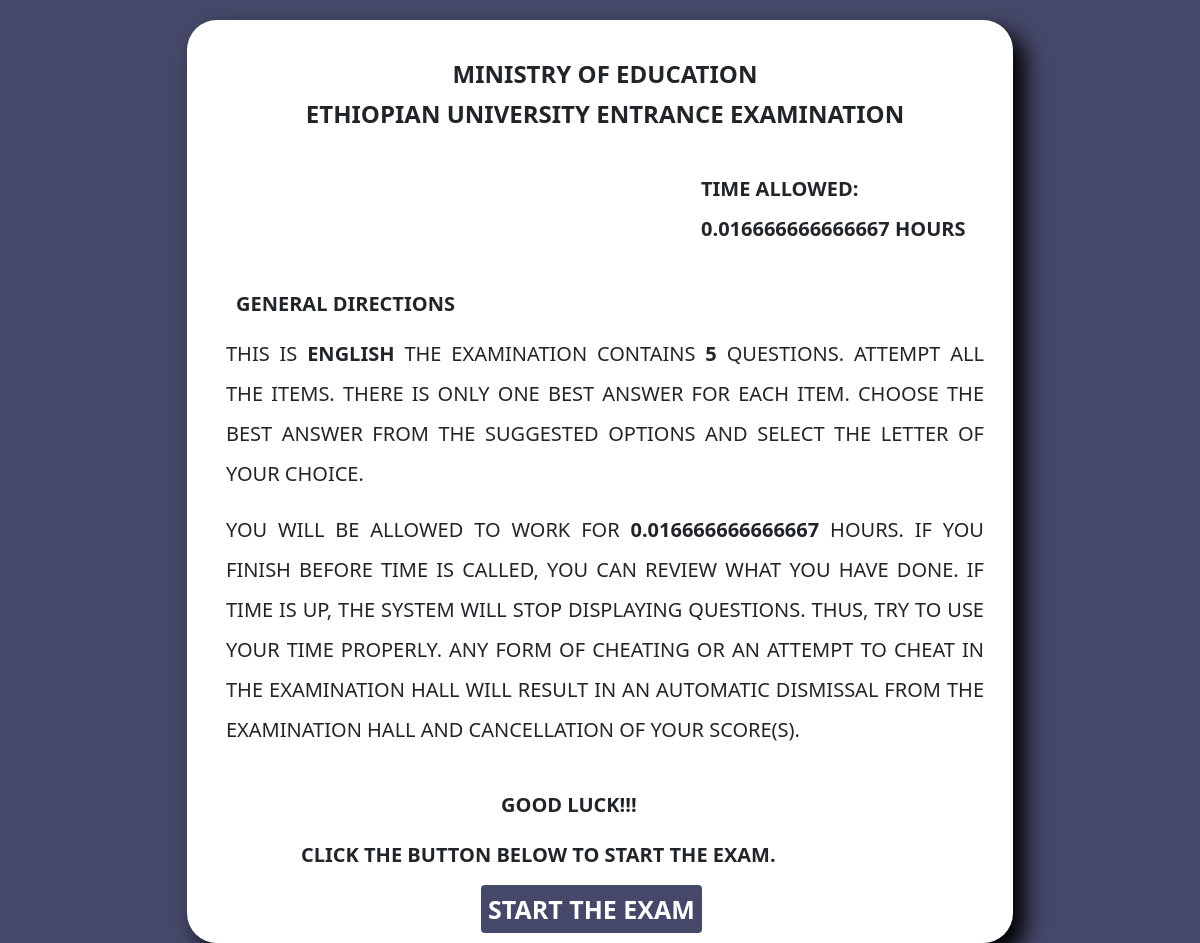
Screenshot of /exam_rule.php?subject=Eng with the database file from the repository.
### tables this page shows
CREATE TABLE `exam` (
  `Exam_id` varchar(7) NOT NULL,
  `Exam_name` varchar(35) NOT NULL,
  `No_of_ques` int(11) NOT NULL,
  `Stream` varchar(11) NOT NULL,
  `Time` int(11) NOT NULL,
  `Status` tinyint(4) NOT NULL DEFAULT 0
);

### exam_rule.php (the view, shortened to what this page needs)
<?php
include 'connection.php';
$user = $_GET['user'];
$id = $_GET['subject'];
$query = "SELECT * FROM exam WHERE Exam_id = '$id'";
$result = mysqli_query($conn, $query);
$exam = mysqli_fetch_assoc($result);
?>
<!DOCTYPE html>
<html>
<head>
    <link href="https://cdn.jsdelivr.net/npm/bootstrap@5.3.0-alpha1/dist/css/bootstrap.min.css" rel="stylesheet"
>
    <link href="css/exam.css" rel="stylesheet">
</head>
<body style="background-color: #454868;">
    <section>
        <div class="container">
            <div class="row gx-0">
                <div class="rule">
                    <h4> MINISTRY OF EDUCATION <br> ETHIOPIAN UNIVERSITY ENTRANCE EXAMINATION </h4>
                    <h5> TIME ALLOWED:
                        <?php echo ($exam['Time']) / 60; ?> HOURS
                    </h5>
                    <h6> GENERAL DIRECTIONS </h6>
                    <p> THIS IS <span>
                            <?php echo strtoupper($exam['Exam_name']); ?>
                        </span> THE EXAMINATION CONTAINS <span>
                            <?php echo $exam['No_of_ques']; ?>
                        </span> QUESTIONS.
                        ATTEMPT ALL THE ITEMS.
                        THERE IS ONLY ONE BEST ANSWER FOR EACH ITEM.
                        CHOOSE THE BEST ANSWER FROM THE SUGGESTED OPTIONS AND SELECT
                        THE LETTER OF YOUR CHOICE. </p>
                    <p> YOU WILL BE ALLOWED TO WORK FOR <span>
                            <?php echo ($exam['Time']) / 60; ?>
                        </span> HOURS.
                        IF YOU FINISH BEFORE TIME IS CALLED,
                        YOU CAN REVIEW WHAT YOU HAVE DONE. IF TIME IS UP, THE SYSTEM WILL STOP DISPLAYING QUESTIONS.
                        THUS, TRY TO USE YOUR TIME PROPERLY.
                        ANY FORM OF CHEATING OR AN ATTEMPT TO CHEAT IN THE EXAMINATION HALL
                        WILL RESULT IN AN AUTOMATIC DISMISSAL FROM THE EXAMINATION HALL AND
                        CANCELLATION OF YOUR SCORE(S).</p>
                    <h5 style="font-weight:bold; margin-left:300px;"> GOOD LUCK!!!</h5>
                    <p style="font-weight:bold; margin-left:100px;">CLICK THE BUTTON BELOW TO START THE EXAM.</p>
                    <a href="take_exam2.php?id=<?php echo $id; ?>&user=<?php echo $user; ?>"> START THE EXAM</a>
                </div>
            </div>
        </div>
    </section>
</body>
</html>

### css/exam.css (style rules this page uses)
.row { background: white; border-radius: 30px; box-shadow: 12px 12px 22px black; }
.container { width: 850px; height: 900px; margin-top: 20px; }
.rule { padding: 9px; margin: 5px; }
.rule h4 { text-align: center; font-weight: bold; margin-top: 20px; line-height: 40px; }
.rule h5 { margin-top: 35px; margin-left: 500px; font-weight: bold; line-height: 40px; }
.rule h6 { margin-top: 35px; font-weight: bold; font-size: 20px; margin-left: 35px; line-height: 40px; }
.rule p { margin-top: 10px; margin-left: 25px; margin-right: 25px; text-align: justify; font-size: 20px; line-height: 40px; }
.rule span { font-weight: bolder; }
.rule a { text-decoration: none; border: none; outline: none; height: 40px; width: 130px; background-color: #454868; color: white; border-radius: 4px; font-weight: bold; margin-top: 10px; margin-left: 280px; text-align: center; font-size: 25px; padding: 7px; margin-bottom: 25px; }

### rows the page displays
exam: ($exam['Time'])/60 "0.016666666666667", Exam_name "ENGLISH", No_of_ques "5"
